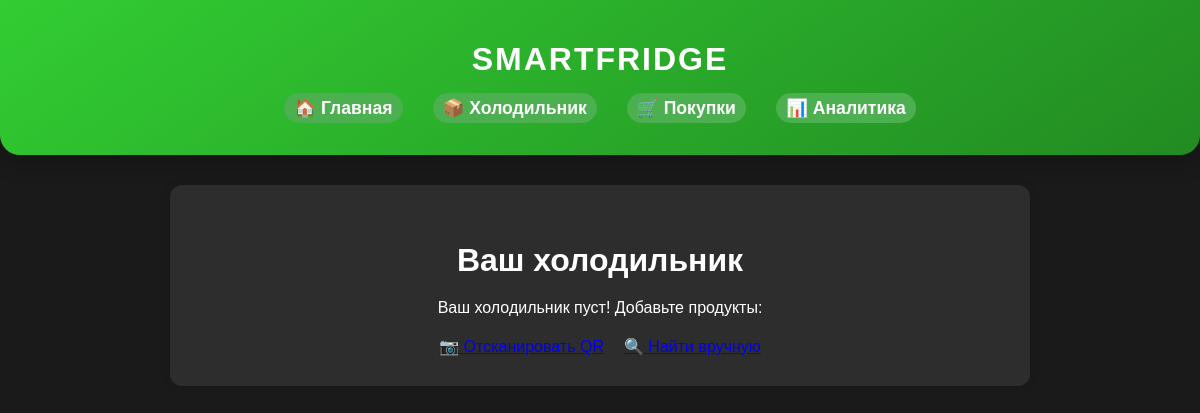
The page /fridge (signed in) on the database as committed earlier.
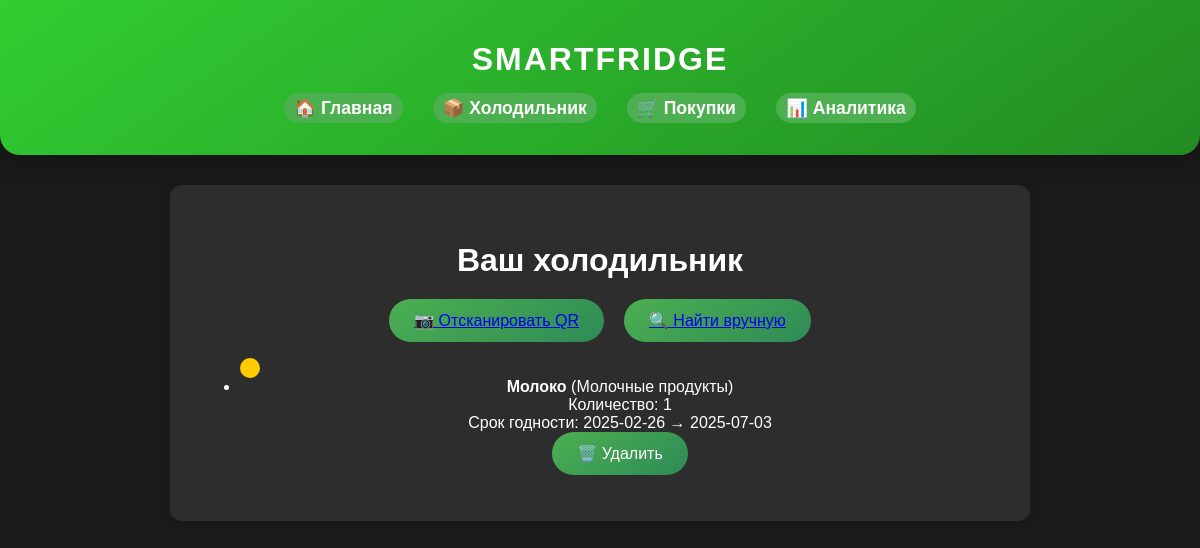
The same page on the database as committed later.
### app/models.py (models this page shows, shortened)
class Fridge(db.Model):
    id = db.Column(db.Integer, primary_key=True)
    user_id = db.Column(db.Integer, db.ForeignKey('user.id'), nullable=False)
    product_id = db.Column(db.Integer, db.ForeignKey('product.id'), nullable=False)
    count = db.Column(db.Integer, default=1)
    create_from = db.Column(db.Date, nullable=False)
    create_until = db.Column(db.Date, nullable=False)
    user = db.relationship('User', backref=db.backref('fridge', lazy=True))
    product = db.relationship('Product', backref=db.backref('fridge', lazy=True))

class Product(db.Model):
    id: Mapped[int] = mapped_column(sa.Integer, primary_key=True, autoincrement=True)
    name: Mapped[str] = mapped_column(sa.String(100), nullable=False)
    product_type: Mapped[str] = mapped_column(sa.String(50), nullable=False)
    manufacture_date: Mapped[sa.Date] = mapped_column(sa.Date, nullable=False)
    expiration_date: Mapped[sa.Date] = mapped_column(sa.Date, nullable=False)
    quantity: Mapped[float] = mapped_column(sa.Float, nullable=False)
    unit: Mapped[str] = mapped_column(sa.String(20), nullable=False)  # кг, шт, л и т. д.
    nutrition_info: Mapped[str] = mapped_column(sa.Text, nullable=True)
    allergens: Mapped[bool] = mapped_column(sa.Boolean, default=False)

### app/fridge.py (the view)
@app.route('/fridge')
@login_required
def fridge():
    fridge_items = db.session.query(Fridge, Product).join(Product).filter(Fridge.user_id == current_user.id).all()
    current_date = date.today()
    two_days_before_expiry = current_date + timedelta(days=2)
    return render_template(
        'fridge.html',
        fridge_items=fridge_items,
        current_date=current_date,
        two_days_before_expiry=two_days_before_expiry
    )

### app/models.py (called while the page is built)
@login.user_loader
def load_user(id):
  return db.session.get(User, int(id))

### app/templates/fridge.html (shortened to what this page needs)
{% extends "base.html" %}
{% block content %}
    <h2>Ваш холодильник</h2>
    {% if fridge_items %}
        <div class="actions">
            <button><a href="{{ url_for('scan_qr') }}" class="button">📷 Отсканировать QR</a></button>
            <button><a href="{{ url_for('find_product') }}" class="button">🔍 Найти вручную</a></button>
        </div>
        <ul class="fridge-list">
            {% for fridge, product in fridge_items %}
                <li data-product-id="{{ fridge.product_id }}">
                    <div class="status-indicator
                        {% if fridge.create_until < current_date %} expired
                        {% elif fridge.create_until <= two_days_before_expiry %} warning
                        {% else %} normal {% endif %}">
                    </div>
                    <div class="product-info">
                        <strong>{{ product.name }}</strong> ({{ product.product_type }})<br>
                        Количество: {{ fridge.count }}<br>
                        Срок годности: {{ fridge.create_from }} → {{ fridge.create_until }}
                    </div>
                    <button class="delete-btn">🗑️ Удалить</button>
                </li>
            {% endfor %}
        </ul>
    {% else %}
        <p>Ваш холодильник пуст! Добавьте продукты:</p>
        <div class="actions">
            <a href="{{ url_for('scan_qr') }}" class="btn">📷 Отсканировать QR</a>
            <a href="{{ url_for('find_product') }}" class="btn">🔍 Найти вручную</a>
        </div>
    {% endif %}
{% endblock %}

### app/templates/base.html (shortened to what this page needs)
<!DOCTYPE html>
<html lang="ru">
<head>
    <link rel="stylesheet" href="{{ url_for('static', filename='css/styles.css') }}">
</head>
<body>
    <header>
        <h1>SmartFridge</h1>
        <nav>
            <ul>
                <li><a href="{{ url_for('index') }}">🏠 Главная</a></li>
                <li><a href="{{ url_for('fridge') }}">📦 Холодильник</a></li>
                <li><a href="{{ url_for('shopping_list') }}">🛒 Покупки</a></li>
                <li><a href="{{ url_for('analytics') }}">📊 Аналитика</a></li>
            </ul>
        </nav>
    </header>
    <main>
        {% block content %}{% endblock %}
    </main>
</body>
</html>

### app/static/css/styles.css (style rules this page uses)
:root { --primary-color: #4CAF50; --accent-color: #FFD700; --background-color: #1a1a1a; --highlight-color: #32CD32; --border-radius: 12px; --shadow-color: rgba(0, 0, 0, 0.1); --transition-time: 0.3s; --modal-background: rgba(0, 0, 0, 0.7); --button-color: #4CAF50; --button-hover-color: #45a049; }
body { font-family: 'Arial', sans-serif; background-color: var(--background-color); color: white; margin: 0; padding: 0; text-align: center; }
header { background: linear-gradient(145deg, #32CD32, #228B22); color: white; padding: 20px; text-align: center; border-radius: 0 0 20px 20px; box-shadow: 0 10px 20px rgba(0, 0, 0, 0.2); }
header h1 { font-size: 2rem; font-weight: bold; text-transform: uppercase; margin-bottom: 10px; letter-spacing: 2px; }
nav ul { list-style: none; padding: 0; display: flex; justify-content: center; align-items: center; margin-top: 20px; }
nav ul li { margin: 0 15px; }
nav ul li a { text-decoration: none; color: white; font-size: 1.1rem; font-weight: 600; position: relative; padding: 5px 10px; border-radius: 30px; transition: color 0.3s ease, transform 0.3s ease, background-color 0.3s ease; background: #4CAF50; }
main { margin: 30px auto; padding: 30px; max-width: 800px; background: #2d2d2d; border-radius: var(--border-radius); box-shadow: 0 0 10px var(--shadow-color); animation: fadeIn 0.5s ease-in-out; }
h2 { color: white; font-size: 2rem; margin-bottom: 20px; }
button { padding: 12px 25px; background: linear-gradient(145deg, #4CAF50, #2E8B57); border: none; border-radius: 30px; color: white; font-size: 16px; cursor: pointer; transition: transform 0.3s ease, background 0.3s ease; }
.actions { display: flex; justify-content: center; gap: 20px; margin-top: 20px; }
.status-indicator { width: 20px; height: 20px; border-radius: 50%; margin-right: 10px; }
.status-indicator.warning { background-color: #FFCC00; }
.product-info { flex-grow: 1; }

Rows that differ between the two databases and show on the page:
now on this page (row edited): Fridge: name "Молоко", product_type "Молочные продукты", count "1", create_from "2025-02-26", create_until "2025-07-03"
Other text that changed with them:
text no longer shown: "Ваш холодильник пуст! Добавьте продукты:"
